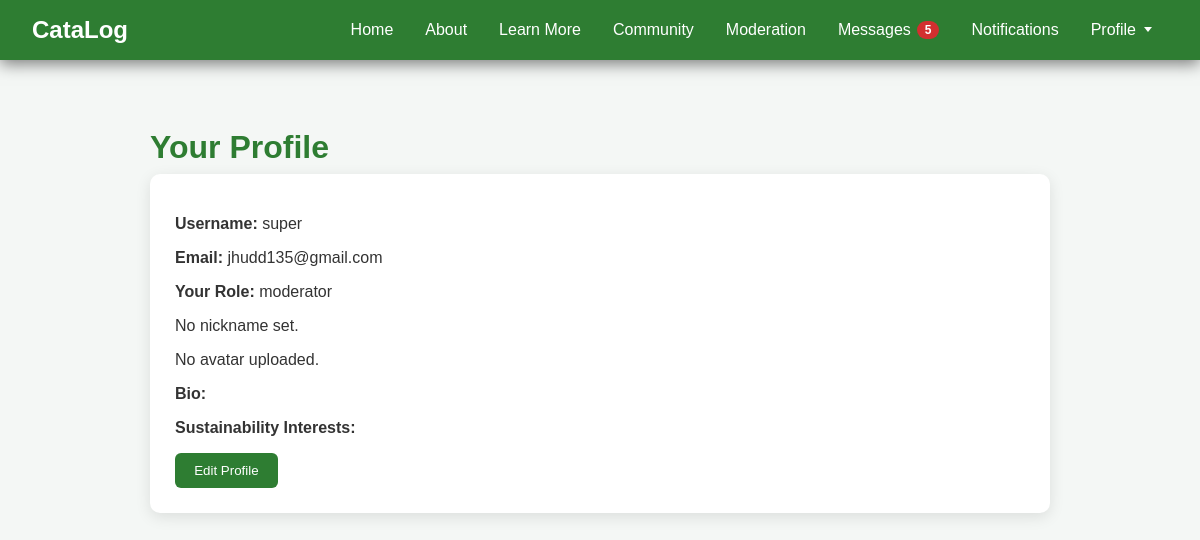
Page /profile/ (signed in) on the committed database.
### home/models.py (models this page shows, shortened)
class CustomUser(AbstractUser):
    ROLE_CHOICES = (
        ('user', 'User'),
        ('moderator', 'Moderator'),
    )
    role = models.CharField(max_length=10, choices=ROLE_CHOICES, default='user')
    avatar = models.ForeignKey(CustomImage, on_delete=models.SET_NULL, null=True, blank=True, default=None)
    bio = models.TextField(blank=True)
    sustainability_interests = models.CharField(max_length=255, blank=True)
    nickname = models.CharField(max_length=100, blank=True)
    profile_completed = models.BooleanField(default=False)

### home/views.py (the view)
# urls.py: path('profile/', views.profile, name='profile'),
@login_required
def profile(request):
    if request.method == 'POST':
        form = ProfileForm(request.POST, request.FILES, instance=request.user)
        if form.is_valid():
            user = form.save(commit=False)
            user.profile_completed = True
            user.save()
            return redirect("index")  # Redirect to home after profile setup
    else:
        form = ProfileForm(instance=request.user)
    return render(request, 'home/profile.html', {'form': form})

### home/context_processors.py (called while the page is built)
def unread_messages(request):
    if request.user.is_authenticated:
        unread_count = Message.objects.filter(
            conversation__participants=request.user
        ).exclude(
            sender=request.user
        ).exclude(
            read_by=request.user
        ).count()
        return {'unread_message_count': unread_count}
    return {'unread_message_count': 0}

def unread_notifications(request):
    if request.user.is_authenticated:
        unread_count = Notification.objects.filter(
            recipient=request.user,
            is_read=False
        ).count()
        return {'unread_notification_count': unread_count}
    return {'unread_notification_count': 0}

### home/templates/home/profile.html (shortened to what this page needs)
{% extends 'base.html' %}
{% block content %}
<div class="page-container">
    <h1 class="page-title">Your Profile</h1>
    <div class="profile-box">
        <p><strong>Username:</strong> {{ user.username }}</p>
        <p><strong>Email:</strong> {{ user.email }}</p>
        <p><strong>Your Role:</strong> {{ user.role }}</p>
        <div id="display-section">
            {% if user.nickname %}
                <p><strong>Nickname:</strong> {{ user.nickname }}</p>
            {% else %}
                <p>No nickname set.</p>
            {% endif %}
            {% if user.avatar %}
                <img src="{{ request.user.avatar.image.url }}" alt="Avatar">
            {% else %}
                <p>No avatar uploaded.</p>
            {% endif %}
            <p id="bio-display"><strong>Bio:</strong> {{ user.bio }}</p>
            <p id="si-display">
                <strong>Sustainability Interests:</strong> {{ user.sustainability_interests }}
            </p>
        </div>
        <button id="edit-btn" class="community-btn" type="submit">Edit Profile</button>
    </div>
</div>
{% endblock %}

### home/static/home/style.css (style rules this page uses)
:root { --bg-primary: #f4f7f5; --bg-secondary: #ffffff; --bg-card: #ffffff; --text-primary: #333; --text-secondary: #777; --text-muted: #999; --nav-bg: #2e7d32; --nav-hover: #388e3c; --border-color: #ccc; --border-light: #e0e0e0; --shadow-sm: rgba(0, 0, 0, 0.1); --shadow-md: rgba(0, 0, 0, 0.15); --input-bg: #ffffff; --input-border: #ccc; }
html, body { margin: 0; font-family: Arial, sans-serif; background-color: var(--bg-primary); color: var(--text-primary); height: 100%; }
.page-container { max-width: 900px; margin: 2rem auto; padding: 1rem 2rem; }
.page-title { color: #2e7d32; font-size: 2rem; margin-bottom: 0.5rem; }
.community-btn { background-color: #2e7d32; color: white; border: none; padding: 0.6rem 1.2rem; border-radius: 6px; cursor: pointer; transition: background-color 0.2s ease-in-out; }
.profile-box { background-color: #fff; padding: 25px; border-radius: 10px; box-shadow: 0 4px 15px rgba(0, 0, 0, 0.1); margin-bottom: 2rem; }

### rows in the picture
CustomUser: username "super", email "jhudd135@gmail.com", role "moderator"

### other values in the picture
{{ unread_message_count }} "5"
